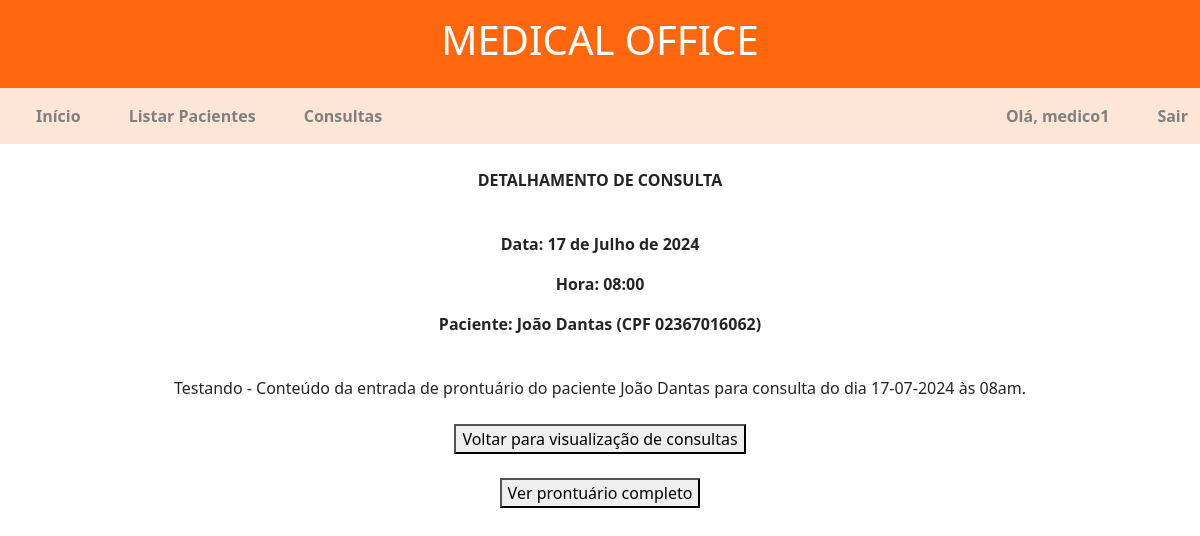
The app's page /office/display_appointment_details/65/ (signed in) with its own data.
### office/models.py (models this page shows, shortened)
class Appointment(models.Model):
    date = models.DateField(null = True, blank = True)
    time = models.TimeField(null = True, blank = True)
    patient = models.ForeignKey(Patient, on_delete = models.DO_NOTHING, null = True)
    class Meta:
        ordering = ['date', 'time']

class Patient(models.Model):
    name = models.CharField(max_length = 200, null = True)
    date_of_birth = models.DateField(null = True, blank = True)
    CPF = models.CharField(max_length = 11, null = True)
    phone = models.CharField(max_length = 200, null = True)
    class Meta:
        ordering = ['name']

class MedicalRecordEntry(models.Model):
    content = models.CharField(max_length = 2000, null = True)
    appointment = models.ForeignKey(Appointment, on_delete = models.SET_NULL, null = True)
    patient = models.ForeignKey(Patient, on_delete = models.SET_NULL, null = True)

### office/decorators.py (the view)
    def wrapper(request, *args, **kwargs):
        if request.user.groups.filter(name="médicos").exists():
            return function(request, *args, **kwargs)
        raise PermissionDenied

### office/views.py (called while the page is built)
@login_required
@doctor_required
def display_appointment_details(request, appointment_id):
    appointment = Appointment.objects.get(id=appointment_id)
    medical_record_entry = appointment.medicalrecordentry_set.all()
    if(request.method == "POST"):
        post_data = request.POST
        new_medical_record_entry_content = post_data.get('new_medical_record_entry')
        MedicalRecordEntry.objects.create(content = new_medical_record_entry_content, appointment = appointment, patient = appointment.patient)
        medical_record_entry = appointment.medicalrecordentry_set.all()
    context= {
        'appointment': appointment,
        'medical_record_entry': medical_record_entry,
    }
    return render(request, 'office/display_appointment_details.html', context)

### office/templates/office/display_appointment_details.html
{% extends "office/base_doctor.html" %}
{% block content %}
<div class="container-fluid text-center display:block">
    <br>
    <p><strong>DETALHAMENTO DE CONSULTA</strong></p>
    <br>
</div>
<div class="container-fluid text-center display:block">
    <p><strong>Data: {{appointment.date}}</strong></p>
    <p><strong>Hora: {{appointment.time}}</strong></p>
    <p><strong>Paciente: {{appointment.patient.name}} (CPF {{appointment.patient.CPF}})</strong></p>
    <br>
    {%if medical_record_entry|length == 0 %}
        <form action = '{% url 'office:display_appointment_details' appointment_id=appointment.id%}' method="POST">
            {% csrf_token %}
            <label for="new_medical_record_entry"><strong>Preencha a entrada de prontuário desta consulta:</strong></label>
            <br>
            <textarea id="new_medical_record_entry" name="new_medical_record_entry" id="new_medical_record_entry" cols="60" rows="5"></textarea>
            <br><br>
            <button id="btSalvar" type="submit">Salvar</button>
        </form>
    {% else%}
        {{medical_record_entry.0.content}}
    {% endif %}
    <br><br>
    <button onclick="window.location='{% url 'office:appointments_list_doctor' date=appointment.date%}'; return false;" >Voltar para visualização de consultas</button>
    <br><br>
    <button id="btVerProntuario" onclick="window.location='{% url 'office:patient_medical_record' patient_id=appointment.patient.id%}'; return false;" >Ver prontuário completo</button>
</div>
{% endblock %}

### office/templates/office/base_doctor.html (shortened to what this page needs)
<html>
<head>
    <link href="https://cdn.jsdelivr.net/npm/bootstrap@5.2.3/dist/css/bootstrap.min.css" rel="stylesheet">
</head>
<body>
    <nav class="navbar-header py-3" style="background-color:#ff670f; ">
        <div class="container-fluid text-center display:block">
            <span class="navbar-brand mb-0 h1" style = "color: white">
                <h1>MEDICAL OFFICE</h1>
            </span>
        </div>
    </nav>
    <nav class="navbar navbar-expand-lg" style= "background-color:#ffe6d7 ">
        <div class="container-fluid">
          <div class="collapse navbar-collapse" id="navbarTogglerDemo02" >
            <ul class="navbar-nav me-auto mb-2 mb-lg-0" >
              <li class="nav-item" >
                <a class="nav-link active" aria-current="page" href="{% url 'office:home_doctor' %} " style = "color: grey"><b>Início</b></a>
              </li>&emsp;&emsp;
              <li class="nav-item">
                <a id="listPatientsDoctor" class="nav-link" href="{% url 'office:list_patients_doctor' %}" style = "color: grey"><b>Listar Pacientes</b></a>
              </li>&emsp;&emsp;
              <li class="nav-item" >
                {% now "Y-m-d" as current_date%}
                <a id="appointmentsListDoctor"  class="nav-link active" aria-current="page" href="{% url 'office:appointments_list_doctor' date=current_date%} " style = "color: grey"><b>Consultas</b></a>
              </li>&emsp;&emsp;
            </ul>
            <span class="navbar-text" style = "color: grey"><b>Olá, {{user.username}}</b>
            </span>&emsp;&emsp;&emsp;
            <span class="navbar-text">
                <a class="nav-link" href="{%url 'logout'%}" style = "color: grey"><b>Sair</b></a>
            </span>
          </div>
        </div>
      </nav>
    {% block content %}
    {% endblock %}
</body>
</html>

### records on screen
Appointment: date "17 de Julho de 2024", time "08:00", patient.name "João Dantas", patient.CPF "02367016062"
MedicalRecordEntry: content "Testando - Conteúdo da entrada de prontuário do paciente João Dantas para consulta do dia 17-07-2024 às 08am."

### other values on screen
{{ user.username }} "medico1"
